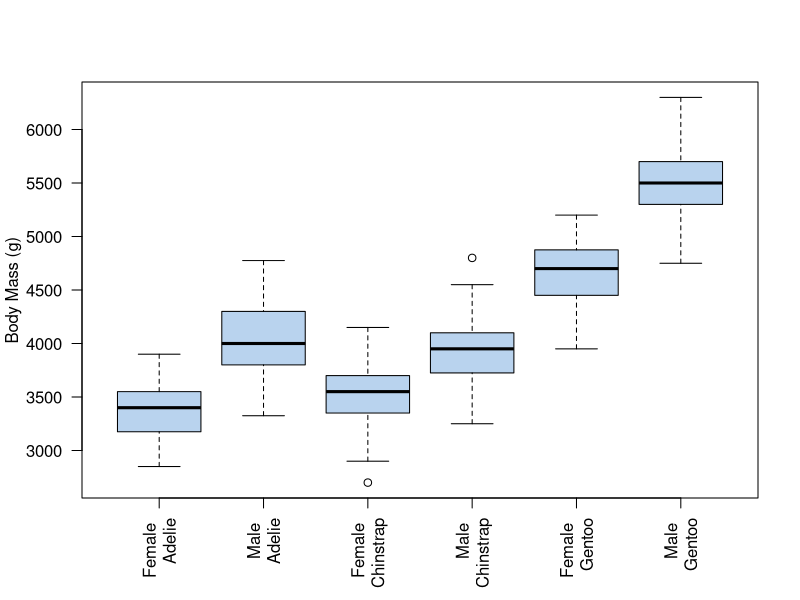

The R script that drew this image:
## ---- chunk 1
knitr::opts_chunk$set(echo = TRUE)
## ---- chunk 2
require(palmerpenguins)
boxplot(formula = body_mass_g ~ sex * species, data = penguins, 
        names = c(" Female \n Adelie", "Male \n Adelie", "Female \n Chinstrap", "Male \n Chinstrap",
                  "Female \n Gentoo", "Male \n Gentoo"),
        xlab = "",
        ylab = "Body Mass (g)", las = 2, col = "slategray2")
## ---- chunk 3
fit_both = lm(body_mass_g ~ sex * species, data = penguins)
## ---- chunk 4
summary(fit_both)
## ---- chunk 5

3368.84 - 262.89

## ---- chunk 6
aggregate(body_mass_g ~ species*sex, data = penguins, FUN = mean)
